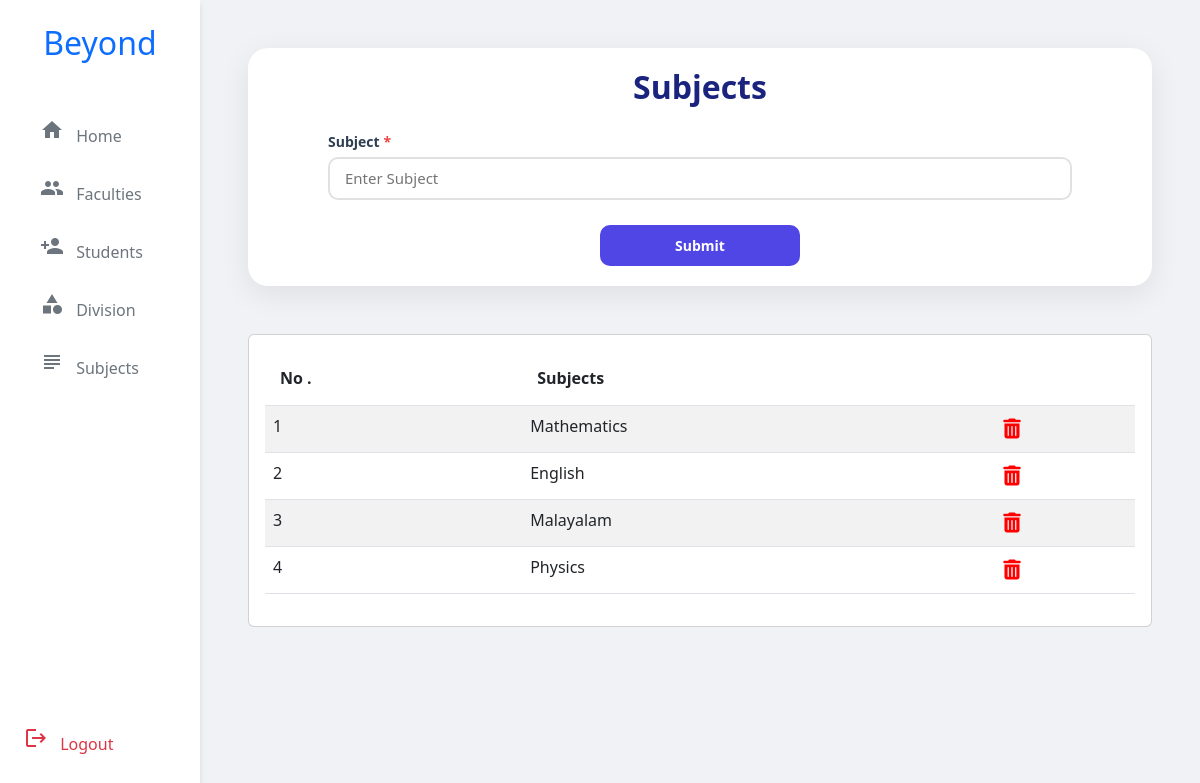
Screenshot of /add-subject/ with the database file from the repository.
### accounts/models.py (models this page shows, shortened)
class Subject(models.Model):
    subject_name=models.CharField(max_length=100)

### adminpage/views.py (the view)
# urls.py: path('add-subject/',AddSubject.as_view(),name='add-sub'),
class AddSubject(CreateView):
    template_name='subjects.html'
    model=Subject
    form_class=SubjectForm
    success_url=reverse_lazy('add-sub')
    def get_context_data(self, **kwargs):
        context =super().get_context_data(**kwargs)
        context['subject']=Subject.objects.all()
        return context

### adminpage/forms.py
class SubjectForm(forms.ModelForm):
     class Meta:
          model=Subject
          fields = ['subject_name']

### adminpage/templates/subjects.html (shortened to what this page needs)
{% extends "admin_home.html" %}
{% load static %}
{% block adminhome %}
<div class="custom-form">
    <div class="form-header">
        <h2 class="form-title">Subjects</h2>
    </div>
    <form action="" method="POST" enctype="multipart/form-data">
            <div class="form-group">
                <label for="subject_name" class="required-field">Subject</label>
                <input type="text" name="subject_name" id="subject_name" required placeholder="Enter Subject">
            </div>
        <button type="submit" class="btn-submit">Submit</button>
    </form>
</div>
<div class="row mt-5" >
    <div class="col">
        <div class="card list-card mb-4">
            <div class="card-body">
                <table class="table table-striped">
                    <thead>
                        <tr>
                            <th  style="padding:15px;">No .</th>
                            <th style="padding:15px;">Subjects</th>
                            <th style="padding:15px;"></th>
                        </tr>
                    </thead>
                    <tbody style="overflow: scroll;">
                        {% for sub in subject %}
                        <tr >
                            <td>{{forloop.counter}}</td>
                            <td>{{sub.subject_name}}</td>
                            <td>
                                <a href="{% url 'del-sub' pk=sub.id %}" class="delete-icon" title="Delete">
                                    <i class="fas fa-trash-alt"></i>
                                </a>
                            </td>
                        </tr>
                        {% endfor %}
                    </tbody>
                </table>
            </div>
        </div>
    </div>
    </div>
{% endblock %}

### adminpage/templates/admin_home.html (style rules this page uses)
body { background-color: #f4f6f9; font-family: 'Arial', sans-serif; }
.list-card { transition: all 0.3s ease; }
.delete-icon { color: red; cursor: pointer; font-size: 20px; transition: color 0.3s ease; }

### adminpage/templates/subjects.html (style rules this page uses)
body { background-color: #f0f2f5; font-family: 'Segoe UI', system-ui, -apple-system, sans-serif; }
.custom-form { background-color: #ffffff; border-radius: 20px; box-shadow: 0 8px 30px rgba(0, 0, 0, 0.08); padding: 20px 60px; max-width: 1000px; margin: auto; }
.form-header { text-align: center; margin-bottom: 25px; }
.form-title { color: #1a237e; font-size: 32px; font-weight: 700; margin-bottom: 10px; }
.form-group { margin-bottom: 25px; padding: 0 20px; }
label { display: block; font-weight: 600; color: #2c3e50; margin-bottom: 5px; font-size: 14px; }
input[type="text"], select { width: 100%; padding: 8px 15px; border: 2px solid #e1e1e1; border-radius: 10px; font-size: 15px; transition: all 0.3s ease; background-color: #fff; }
.btn-submit { background-color: #4f46e5; color: white; padding: 10px 35px; border: none; border-radius: 10px; font-size: 14px; font-weight: 600; cursor: pointer; transition: all 0.3s ease; display: block; margin: 20px auto 0; min-width: 200px; }
.required-field::after { content: "*"; color: #ef4444; margin-left: 4px; }

### rows the page displays
Subject: subject_name "Mathematics"
Subject: subject_name "English"
Subject: subject_name "Malayalam"
Subject: subject_name "Physics"
